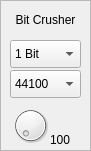
    <widget class="QFrame" name="frame_23">
     <property name="geometry">
      <rect>
       <x>920</x>
       <y>340</y>
       <width>91</width>
       <height>151</height>
      </rect>
     </property>
     <property name="frameShape">
      <enum>QFrame::StyledPanel</enum>
     </property>
     <property name="frameShadow">
      <enum>QFrame::Raised</enum>
     </property>
     <widget class="QDial" name="dial_3BitcrusherVolumen">
      <property name="geometry">
       <rect>
        <x>10</x>
        <y>100</y>
        <width>41</width>
        <height>51</height>
       </rect>
      </property>
      <property name="maximum">
       <number>127</number>
      </property>
     </widget>
     <widget class="QLabel" name="label_43BitcrusherVolumen">
      <property name="geometry">
       <rect>
        <x>50</x>
        <y>130</y>
        <width>31</width>
        <height>20</height>
       </rect>
      </property>
      <property name="text">
       <string>100</string>
      </property>
     </widget>
     <widget class="QLabel" name="label_44">
      <property name="geometry">
       <rect>
        <x>0</x>
        <y>10</y>
        <width>91</width>
        <height>20</height>
       </rect>
      </property>
      <property name="text">
       <string>Bit Crusher</string>
      </property>
      <property name="alignment">
       <set>Qt::AlignCenter</set>
      </property>
     </widget>
     <widget class="QComboBox" name="comboBoxBicrusherBits">
      <property name="geometry">
       <rect>
        <x>10</x>
        <y>40</y>
        <width>71</width>
        <height>28</height>
       </rect>
      </property>
      <property name="layoutDirection">
       <enum>Qt::LeftToRight</enum>
      </property>
      <item>
       <property name="text">
        <string>1 Bit</string>
       </property>
      </item>
      <item>
       <property name="text">
        <string>2 Bit</string>
       </property>
      </item>
      <item>
       <property name="text">
        <string>3 Bit</string>
       </property>
      </item>
      <item>
       <property name="text">
        <string>4 Bit</string>
       </property>
      </item>
      <item>
       <property name="text">
        <string>5 Bit</string>
       </property>
      </item>
      <item>
       <property name="text">
        <string>6 Bit</string>
       </property>
      </item>
      <item>
       <property name="text">
        <string>7 Bit</string>
       </property>
      </item>
      <item>
       <property name="text">
        <string>8 Bit</string>
       </property>
      </item>
      <item>
       <property name="text">
        <string>9 Bit</string>
       </property>
      </item>
      <item>
       <property name="text">
        <string>10 Bit</string>
       </property>
      </item>
      <item>
       <property name="text">
        <string>11 Bit</string>
       </property>
      </item>
      <item>
       <property name="text">
        <string>12 Bit</string>
       </property>
      </item>
      <item>
       <property name="text">
        <string>13 Bit</string>
       </property>
      </item>
      <item>
       <property name="text">
        <string>14 Bit</string>
       </property>
      </item>
      <item>
       <property name="text">
        <string>15 Bit</string>
       </property>
      </item>
      <item>
       <property name="text">
        <string>16 Bit</string>
       </property>
      </item>
     </widget>
     <widget class="QComboBox" name="comboBox_2BitcrusherSampleRate">
      <property name="geometry">
       <rect>
        <x>10</x>
        <y>70</y>
        <width>71</width>
        <height>28</height>
       </rect>
      </property>
      <item>
       <property name="text">
        <string>44100</string>
       </property>
      </item>
      <item>
       <property name="text">
        <string>22050</string>
       </property>
      </item>
      <item>
       <property name="text">
        <string>11025</string>
       </property>
      </item>
      <item>
       <property name="text">
        <string>5512</string>
       </property>
      </item>
      <item>
       <property name="text">
        <string>2756</string>
       </property>
      </item>
      <item>
       <property name="text">
        <string>1378</string>
       </property>
      </item>
      <item>
       <property name="text">
        <string>689</string>
       </property>
      </item>
     </widget>
    </widget>
